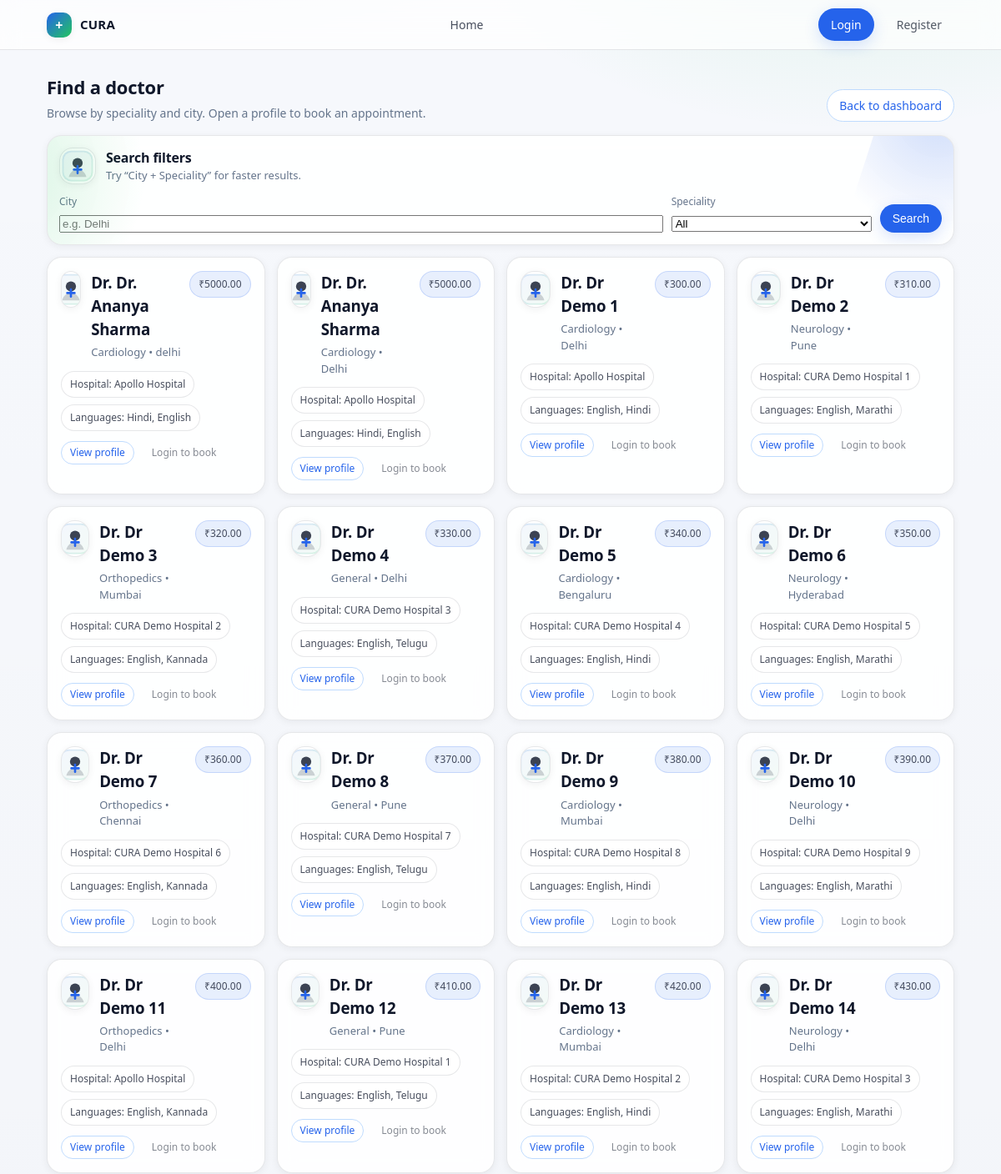
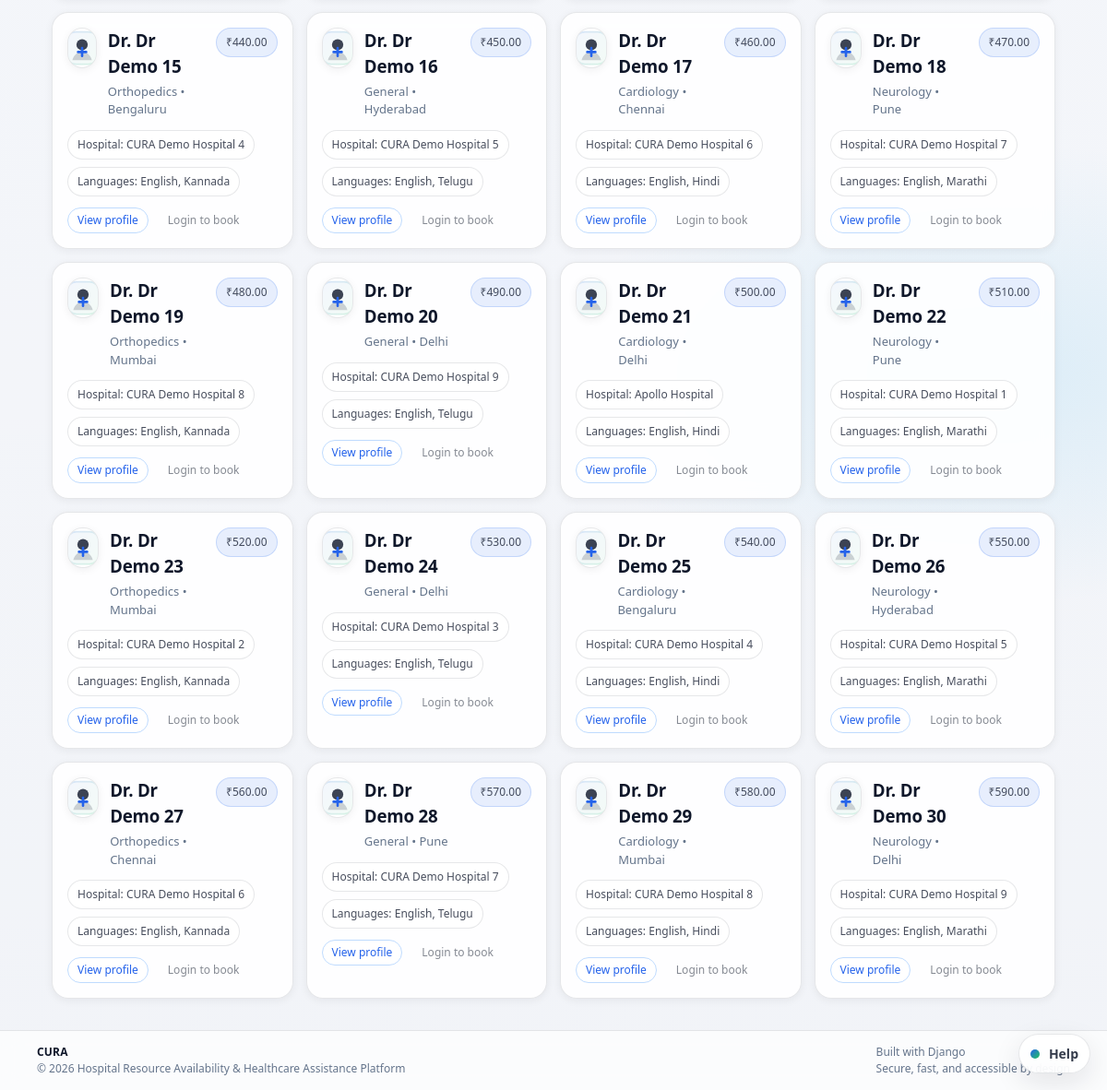
Page /core/doctors/search/ on the committed database (2 pictures, top to bottom).
### core/models.py (models this page shows, shortened)
class Doctor(models.Model):
    SPECIALITY_CHOICES = [
        ('Cardiology', 'Cardiology'),
        ('Neurology', 'Neurology'),
        ('Orthopedics', 'Orthopedics'),
        ('General', 'General Physician'),
    ]
    hospital = models.ForeignKey(Hospital, on_delete=models.CASCADE, related_name='doctors')
    name = models.CharField(max_length=255)
    speciality = models.CharField(max_length=100, choices=SPECIALITY_CHOICES)
    experience_years = models.PositiveIntegerField()
    consultation_fee = models.DecimalField(max_digits=8, decimal_places=2)
    qualification = models.CharField(
        max_length=255,
        blank=True,
        help_text="e.g. MBBS, MD (Cardiology)",
    )
    rating = models.DecimalField(
        max_digits=2,
        decimal_places=1,
        default=4.5,
        help_text="Average patient rating out of 5",
    )
    available_from = models.TimeField()
    available_to = models.TimeField()
    languages_spoken = models.CharField(max_length=255)
    city = models.CharField(max_length=100)
    is_active = models.BooleanField(default=True)

class Hospital(models.Model):
    name = models.CharField(max_length=255)
    address = models.TextField()
    city = models.CharField(max_length=100)
    state = models.CharField(max_length=100)
    hospital_type = models.CharField(
        max_length=100,
        blank=True,
        help_text="e.g. Multispeciality, Cardiac Center, Children’s Hospital",
    )
    established_year = models.PositiveIntegerField(
        null=True,
        blank=True,
        help_text="Year the hospital was established",
    )
    website = models.URLField(blank=True)
    image_url = models.URLField(
        blank=True,
        help_text="Optional hero/cover image shown on the hospital detail page",
    )
    rating = models.DecimalField(max_digits=2, decimal_places=1, default=3.0)
    contact_phone = models.CharField(max_length=20)
    emergency_contact = models.CharField(max_length=20)
    support_24_7 = models.BooleanField(default=True)
    specialties_offered = models.CharField(
        max_length=255,
        blank=True,
        help_text="Comma-separated list of key specialties (Cardiology, Neurology, etc.)",
    )

### core/views.py (the view)
# urls.py: path('doctors/search/', views.doctor_search, name='doctor_search'),
def doctor_search(request):
    speciality = request.GET.get('speciality')
    city = request.GET.get('city')
    doctors = Doctor.objects.filter(is_active=True)
    if speciality:
        doctors = doctors.filter(speciality__iexact=speciality)
    if city:
        doctors = doctors.filter(city__icontains=city)
    return render(request, 'core/doctors/doctor_search.html', {
        'doctors': doctors.select_related('hospital'),
        'selected_speciality': speciality or '',
        'selected_city': city or '',
    })

### core/context_processors.py (called while the page is built, shortened)
def user_role(request):
    role = None
    if request.user.is_authenticated:
        try:
            role = request.user.userprofile.role
        except UserProfile.DoesNotExist:
            role = None
    cart_count = 0
    return {
        'current_role': role,
        'cart_item_count': cart_count,
    }

### templates/core/doctors/doctor_search.html (shortened to what this page needs)
{% extends 'base.html' %}
{% load static %}
{% block content %}
<div class="page-header">
    <div>
        <h2 class="page-title">Find a doctor</h2>
        <p class="page-subtitle">Browse by speciality and city. Open a profile to book an appointment.</p>
    </div>
    <div>
        <a class="btn btn-outline" href="{% url 'patient_dashboard' %}">Back to dashboard</a>
    </div>
</div>
<section class="card filters-card card-hero">
    <div class="media">
        <div class="avatar"><img src="{% static 'img/doctor-avatar.svg' %}" alt="Doctor"></div>
        <div>
            <div style="font-weight:900; letter-spacing:-0.2px;">Search filters</div>
            <div class="card-muted">Try “City + Speciality” for faster results.</div>
        </div>
    </div>
    <form method="get" class="filters-grid" style="margin-top:12px; grid-template-columns: 1fr 240px auto;">
        <div>
            <label>City</label>
            <input type="text" name="city" placeholder="e.g. Delhi" value="{{ selected_city }}">
        </div>
        <div>
            <label>Speciality</label>
            <select name="speciality">
                <option value="">All</option>
            </select>
        </div>
        <div>
            <button type="submit" class="btn btn-primary">Search</button>
        </div>
    </form>
</section>
<div class="resource-grid">
    {% for d in doctors %}
        <section class="card resource-card">
            <div class="resource-top">
                <div class="media" style="align-items:flex-start;">
                    <div class="avatar"><img src="{% static 'img/doctor-avatar.svg' %}" alt="Doctor"></div>
                    <div>
                        <h3 class="resource-title">Dr. {{ d.name }}</h3>
                        <p class="resource-sub">{{ d.speciality }} • {{ d.city }}</p>
                    </div>
                </div>
                <span class="badge badge-primary">₹{{ d.consultation_fee }}</span>
            </div>
            <div class="resource-meta">
                <span class="badge">Hospital: {{ d.hospital.name }}</span>
                {% if d.languages_spoken %}<span class="badge">Languages: {{ d.languages_spoken }}</span>{% endif %}
            </div>
            <div class="resource-actions">
                <a class="btn btn-small btn-outline" href="{% url 'doctor_detail' d.id %}">View profile</a>
                {% if user.is_authenticated and current_role == 'PATIENT' %}
                    <a class="btn btn-small btn-primary" href="{% url 'book_appointment' d.id %}">Book</a>
                {% else %}
                    <span class="btn btn-small btn-ghost" style="opacity:.7;">Login to book</span>
                {% endif %}
            </div>
        </section>
    {% endfor %}
</div>
{% endblock %}

### rows in the picture
Doctor: name "Dr. Ananya Sharma", speciality "Cardiology", city "delhi", consultation_fee "5000.00", hospital.name "Apollo Hospital", languages_spoken "Hindi, English"
Doctor: name "Dr. Ananya Sharma", speciality "Cardiology", city "Delhi", consultation_fee "5000.00", hospital.name "Apollo Hospital", languages_spoken "Hindi, English"
Doctor: name "Dr Demo 1", speciality "Cardiology", city "Delhi", consultation_fee "300.00", hospital.name "Apollo Hospital", languages_spoken "English, Hindi"
Doctor: name "Dr Demo 2", speciality "Neurology", city "Pune", consultation_fee "310.00", hospital.name "CURA Demo Hospital 1", languages_spoken "English, Marathi"
Doctor: name "Dr Demo 3", speciality "Orthopedics", city "Mumbai", consultation_fee "320.00", hospital.name "CURA Demo Hospital 2", languages_spoken "English, Kannada"
Doctor: name "Dr Demo 4", speciality "General", city "Delhi", consultation_fee "330.00", hospital.name "CURA Demo Hospital 3", languages_spoken "English, Telugu"
Doctor: name "Dr Demo 5", speciality "Cardiology", city "Bengaluru", consultation_fee "340.00", hospital.name "CURA Demo Hospital 4", languages_spoken "English, Hindi"
Doctor: name "Dr Demo 6", speciality "Neurology", city "Hyderabad", consultation_fee "350.00", hospital.name "CURA Demo Hospital 5", languages_spoken "English, Marathi"
Doctor: name "Dr Demo 7", speciality "Orthopedics", city "Chennai", consultation_fee "360.00", hospital.name "CURA Demo Hospital 6", languages_spoken "English, Kannada"
Doctor: name "Dr Demo 8", speciality "General", city "Pune", consultation_fee "370.00", hospital.name "CURA Demo Hospital 7", languages_spoken "English, Telugu"
Doctor: name "Dr Demo 9", speciality "Cardiology", city "Mumbai", consultation_fee "380.00", hospital.name "CURA Demo Hospital 8", languages_spoken "English, Hindi"
Doctor: name "Dr Demo 10", speciality "Neurology", city "Delhi", consultation_fee "390.00", hospital.name "CURA Demo Hospital 9", languages_spoken "English, Marathi"
Doctor: name "Dr Demo 11", speciality "Orthopedics", city "Delhi", consultation_fee "400.00", hospital.name "Apollo Hospital", languages_spoken "English, Kannada"
Doctor: name "Dr Demo 12", speciality "General", city "Pune", consultation_fee "410.00", hospital.name "CURA Demo Hospital 1", languages_spoken "English, Telugu"
Doctor: name "Dr Demo 13", speciality "Cardiology", city "Mumbai", consultation_fee "420.00", hospital.name "CURA Demo Hospital 2", languages_spoken "English, Hindi"
Doctor: name "Dr Demo 14", speciality "Neurology", city "Delhi", consultation_fee "430.00", hospital.name "CURA Demo Hospital 3", languages_spoken "English, Marathi"
Doctor: name "Dr Demo 15", speciality "Orthopedics", city "Bengaluru", consultation_fee "440.00", hospital.name "CURA Demo Hospital 4", languages_spoken "English, Kannada"
Doctor: name "Dr Demo 16", speciality "General", city "Hyderabad", consultation_fee "450.00", hospital.name "CURA Demo Hospital 5", languages_spoken "English, Telugu"
Doctor: name "Dr Demo 17", speciality "Cardiology", city "Chennai", consultation_fee "460.00", hospital.name "CURA Demo Hospital 6", languages_spoken "English, Hindi"
Doctor: name "Dr Demo 18", speciality "Neurology", city "Pune", consultation_fee "470.00", hospital.name "CURA Demo Hospital 7", languages_spoken "English, Marathi"
Doctor: name "Dr Demo 19", speciality "Orthopedics", city "Mumbai", consultation_fee "480.00", hospital.name "CURA Demo Hospital 8", languages_spoken "English, Kannada"
Doctor: name "Dr Demo 20", speciality "General", city "Delhi", consultation_fee "490.00", hospital.name "CURA Demo Hospital 9", languages_spoken "English, Telugu"
Doctor: name "Dr Demo 21", speciality "Cardiology", city "Delhi", consultation_fee "500.00", hospital.name "Apollo Hospital", languages_spoken "English, Hindi"
Doctor: name "Dr Demo 22", speciality "Neurology", city "Pune", consultation_fee "510.00", hospital.name "CURA Demo Hospital 1", languages_spoken "English, Marathi"
Doctor: name "Dr Demo 23", speciality "Orthopedics", city "Mumbai", consultation_fee "520.00", hospital.name "CURA Demo Hospital 2", languages_spoken "English, Kannada"
Doctor: name "Dr Demo 24", speciality "General", city "Delhi", consultation_fee "530.00", hospital.name "CURA Demo Hospital 3", languages_spoken "English, Telugu"
Doctor: name "Dr Demo 25", speciality "Cardiology", city "Bengaluru", consultation_fee "540.00", hospital.name "CURA Demo Hospital 4", languages_spoken "English, Hindi"
Doctor: name "Dr Demo 26", speciality "Neurology", city "Hyderabad", consultation_fee "550.00", hospital.name "CURA Demo Hospital 5", languages_spoken "English, Marathi"
Doctor: name "Dr Demo 27", speciality "Orthopedics", city "Chennai", consultation_fee "560.00", hospital.name "CURA Demo Hospital 6", languages_spoken "English, Kannada"
Doctor: name "Dr Demo 28", speciality "General", city "Pune", consultation_fee "570.00", hospital.name "CURA Demo Hospital 7", languages_spoken "English, Telugu"
Doctor: name "Dr Demo 29", speciality "Cardiology", city "Mumbai", consultation_fee "580.00", hospital.name "CURA Demo Hospital 8", languages_spoken "English, Hindi"
Doctor: name "Dr Demo 30", speciality "Neurology", city "Delhi", consultation_fee "590.00", hospital.name "CURA Demo Hospital 9", languages_spoken "English, Marathi"
